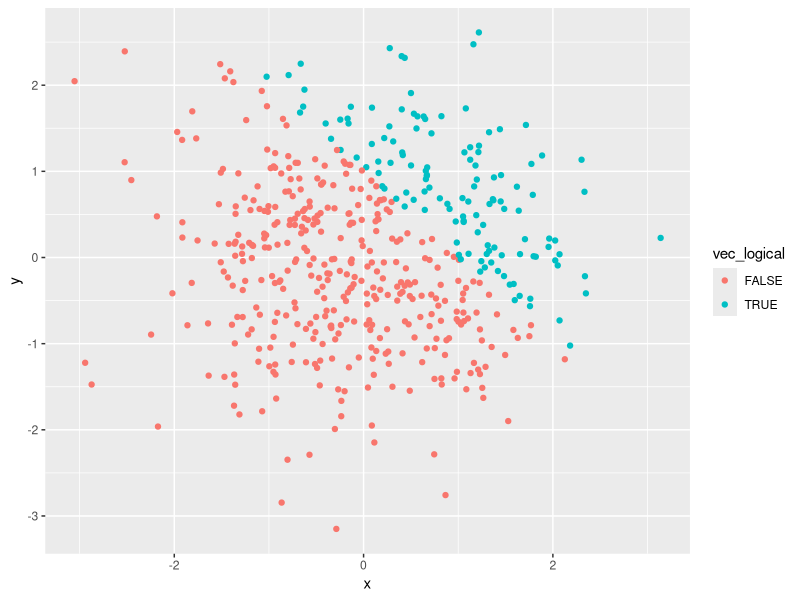
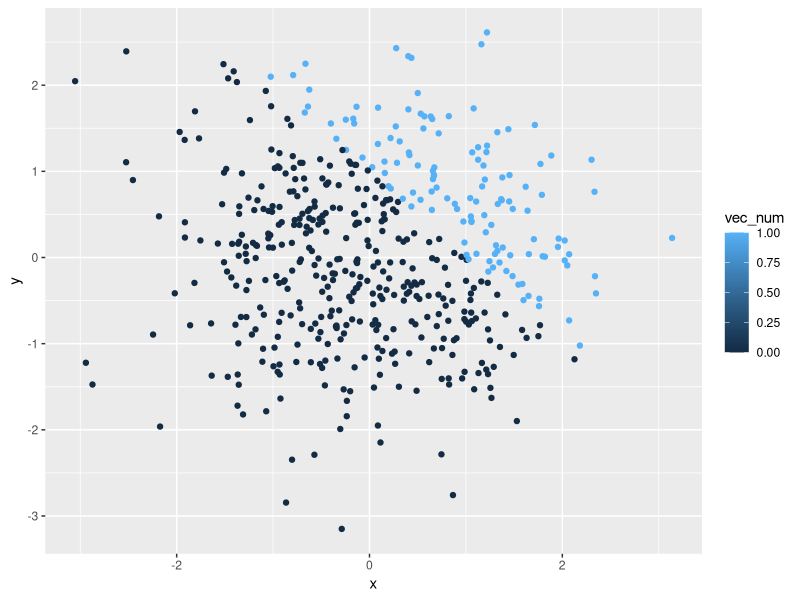
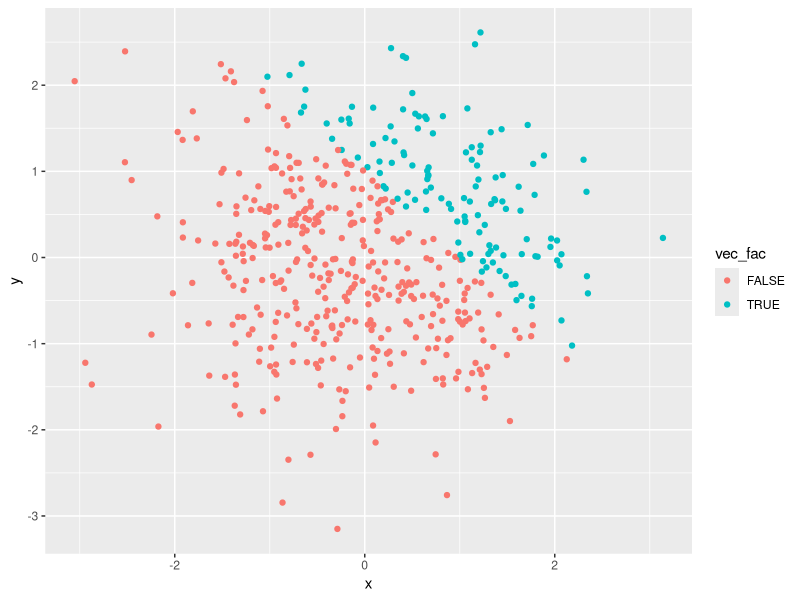

The R source for these figures, in order:
## ---- chunk 1
library(tidyverse)
## ---- chunk 2
# create a dataframe
df = tibble(
  vec_numeric = rnorm(8),
  vec_logical = vec_numeric > 0,
  vec_char = c("My", "name", "is", "Chloe", ".", "Good", "day", "."),
  vec_factor = factor(c("male", "male", "female", "female", "male", "male", "male", "female"))
)

# take the mean of each variable
mean_numeric = mean(pull(df, vec_numeric))
mean_logical = mean(pull(df, vec_logical))
mean_char = mean(pull(df, vec_char))
mean_factor = mean(pull(df, vec_factor))
## ---- chunk 3
logical_to_num = as.numeric(pull(df, vec_logical))
char_to_num = as.numeric(pull(df, vec_char))
factor_to_num = as.numeric(pull(df, vec_factor))
## ---- chunk 4
# convert the logical vector to numeric
logical_to_num = as.numeric(pull(df, vec_logical))

# multiply the random sample by the result
logical_to_num_multi_s = logical_to_num * pull(df, vec_numeric)
## ---- chunk 5
# convert the logical vector to a factor
logical_to_fac = as.factor(pull(df, vec_logical))

# multiply the random sample by the result
logical_to_fac_multi_s = logical_to_fac * pull(df, vec_numeric)
## ---- chunk 6
# convert the logical vector to a factor
logical_to_fac = as.factor(pull(df, vec_logical))

#  convert the result to numeric
logical_to_fac_to_num = as.numeric(logical_to_fac)

# multiply the random sample by the result
logical_to_fac_to_num_multi_s = logical_to_fac_to_num * pull(df, vec_numeric)
## ---- chunk 7
rm(list = ls())
library(tidyverse)
## ---- chunk 8
df = tibble(
  x = rnorm(500),
  y = rnorm(500),
  vec_logical = x + y > 1,
  vec_num = as.numeric(vec_logical),
  vec_fac = as.factor(vec_logical)
)
## ---- chunk 9
ggplot(df, aes(x = x, y = y, color = vec_logical)) + geom_point()

ggsave(file = "plot_logical_variable.png")
## ---- chunk 10
ggplot(df, aes(x = x, y = y, color = vec_num)) + geom_point()
## ---- chunk 11
ggplot(df, aes(x = x, y = y, color = vec_fac)) + geom_point()
